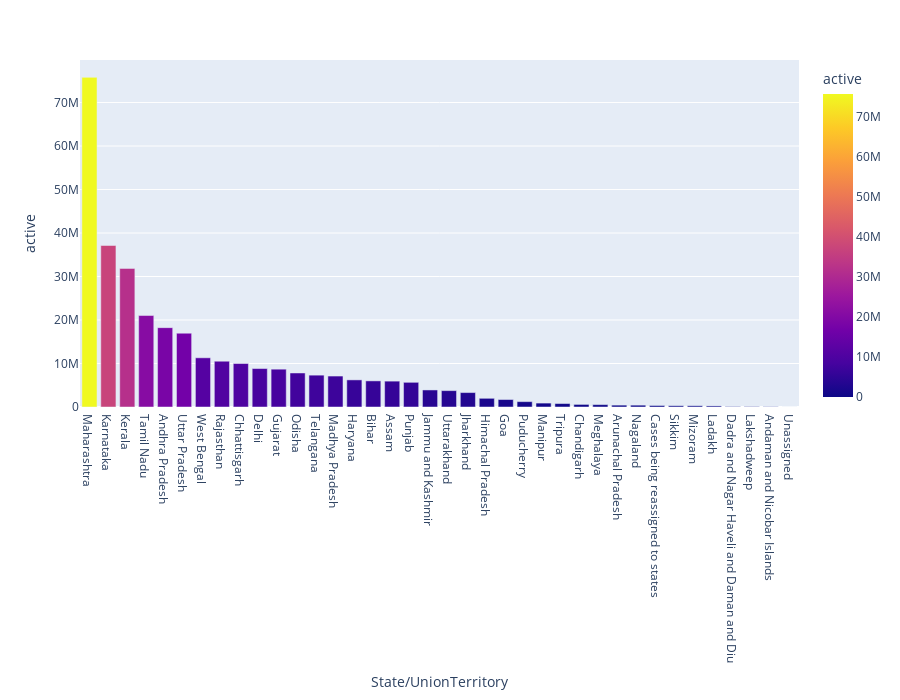

The notebook cell saved with this chart:
### Markdown cell above
### Above is the top 10 active cases of covid 19 in india(2020-2021)

### Code cell
px.bar(x='State/UnionTerritory',y='active',data_frame=top_activecases,color='active',height=700)

### Figure 1 — Plotly figure (JSON) as saved in the notebook; plotly's stock layout.template omitted (floating-point values rounded to 4 significant figures)
{"data": [{"alignmentgroup": "True", "hovertemplate": "State/UnionTerritory=%{x}<br>active=%{marker.color}<extra></extra>", "legendgroup": "", "marker": {"color": [75789031, 37129391, 31863648, 21030571, 18243068, 16966587, 11311169, 10525506, 9997112, 8843231, 8695673, 7823459, 7323599, 7115506, 6231667, 6003438, 5947569, 5674068, 3918197, 3766496, 3318288, 1997450, 1717664, 1232089, 898600, 794043, 592166, 548223, 428502, 421508, 345565, 290090, 282487, 246508, 95350, 87569, 62689, 161], "coloraxis": "coloraxis", "pattern": {"shape": ""}}, "name": "", "offsetgroup": "", "orientation": "v", "showlegend": false, "textposition": "auto", "type": "bar", "x": ["Maharashtra", "Karnataka", "Kerala", "Tamil Nadu", "Andhra Pradesh", "Uttar Pradesh", "West Bengal", "Rajasthan", "Chhattisgarh", "Delhi", "Gujarat", "Odisha", "Telangana", "Madhya Pradesh", "Haryana", "Bihar", "Assam", "Punjab", "Jammu and Kashmir", "Uttarakhand", "Jharkhand", "Himachal Pradesh", "Goa", "Puducherry", "Manipur", "Tripura", "Chandigarh", "Meghalaya", "Arunachal Pradesh", "Nagaland", "Cases being reassigned to states", "Sikkim", "Mizoram", "Ladakh", "Dadra and Nagar Haveli and Daman and Diu", "Lakshadweep", "Andaman and Nicobar Islands", "Unassigned"], "xaxis": "x", "y": [75789031, 37129391, 31863648, 21030571, 18243068, 16966587, 11311169, 10525506, 9997112, 8843231, 8695673, 7823459, 7323599, 7115506, 6231667, 6003438, 5947569, 5674068, 3918197, 3766496, 3318288, 1997450, 1717664, 1232089, 898600, 794043, 592166, 548223, 428502, 421508, 345565, 290090, 282487, 246508, 95350, 87569, 62689, 161], "yaxis": "y"}], "layout": {"barmode": "relative", "coloraxis": {"colorbar": {"title": {"text": "active"}}, "colorscale": [[0, "#0d0887"], [0.1111, "#46039f"], [0.2222, "#7201a8"], [0.3333, "#9c179e"], [0.4444, "#bd3786"], [0.5556, "#d8576b"], [0.6667, "#ed7953"], [0.7778, "#fb9f3a"], [0.8889, "#fdca26"], [1, "#f0f921"]]}, "height": 700, "legend": {"tracegroupgap": 0}, "margin": {"t": 60}, "xaxis": {"anchor": "y", "domain": [0, 1], "title": {"text": "State/UnionTerritory"}}, "yaxis": {"anchor": "x", "domain": [0, 1], "title": {"text": "active"}}}}
